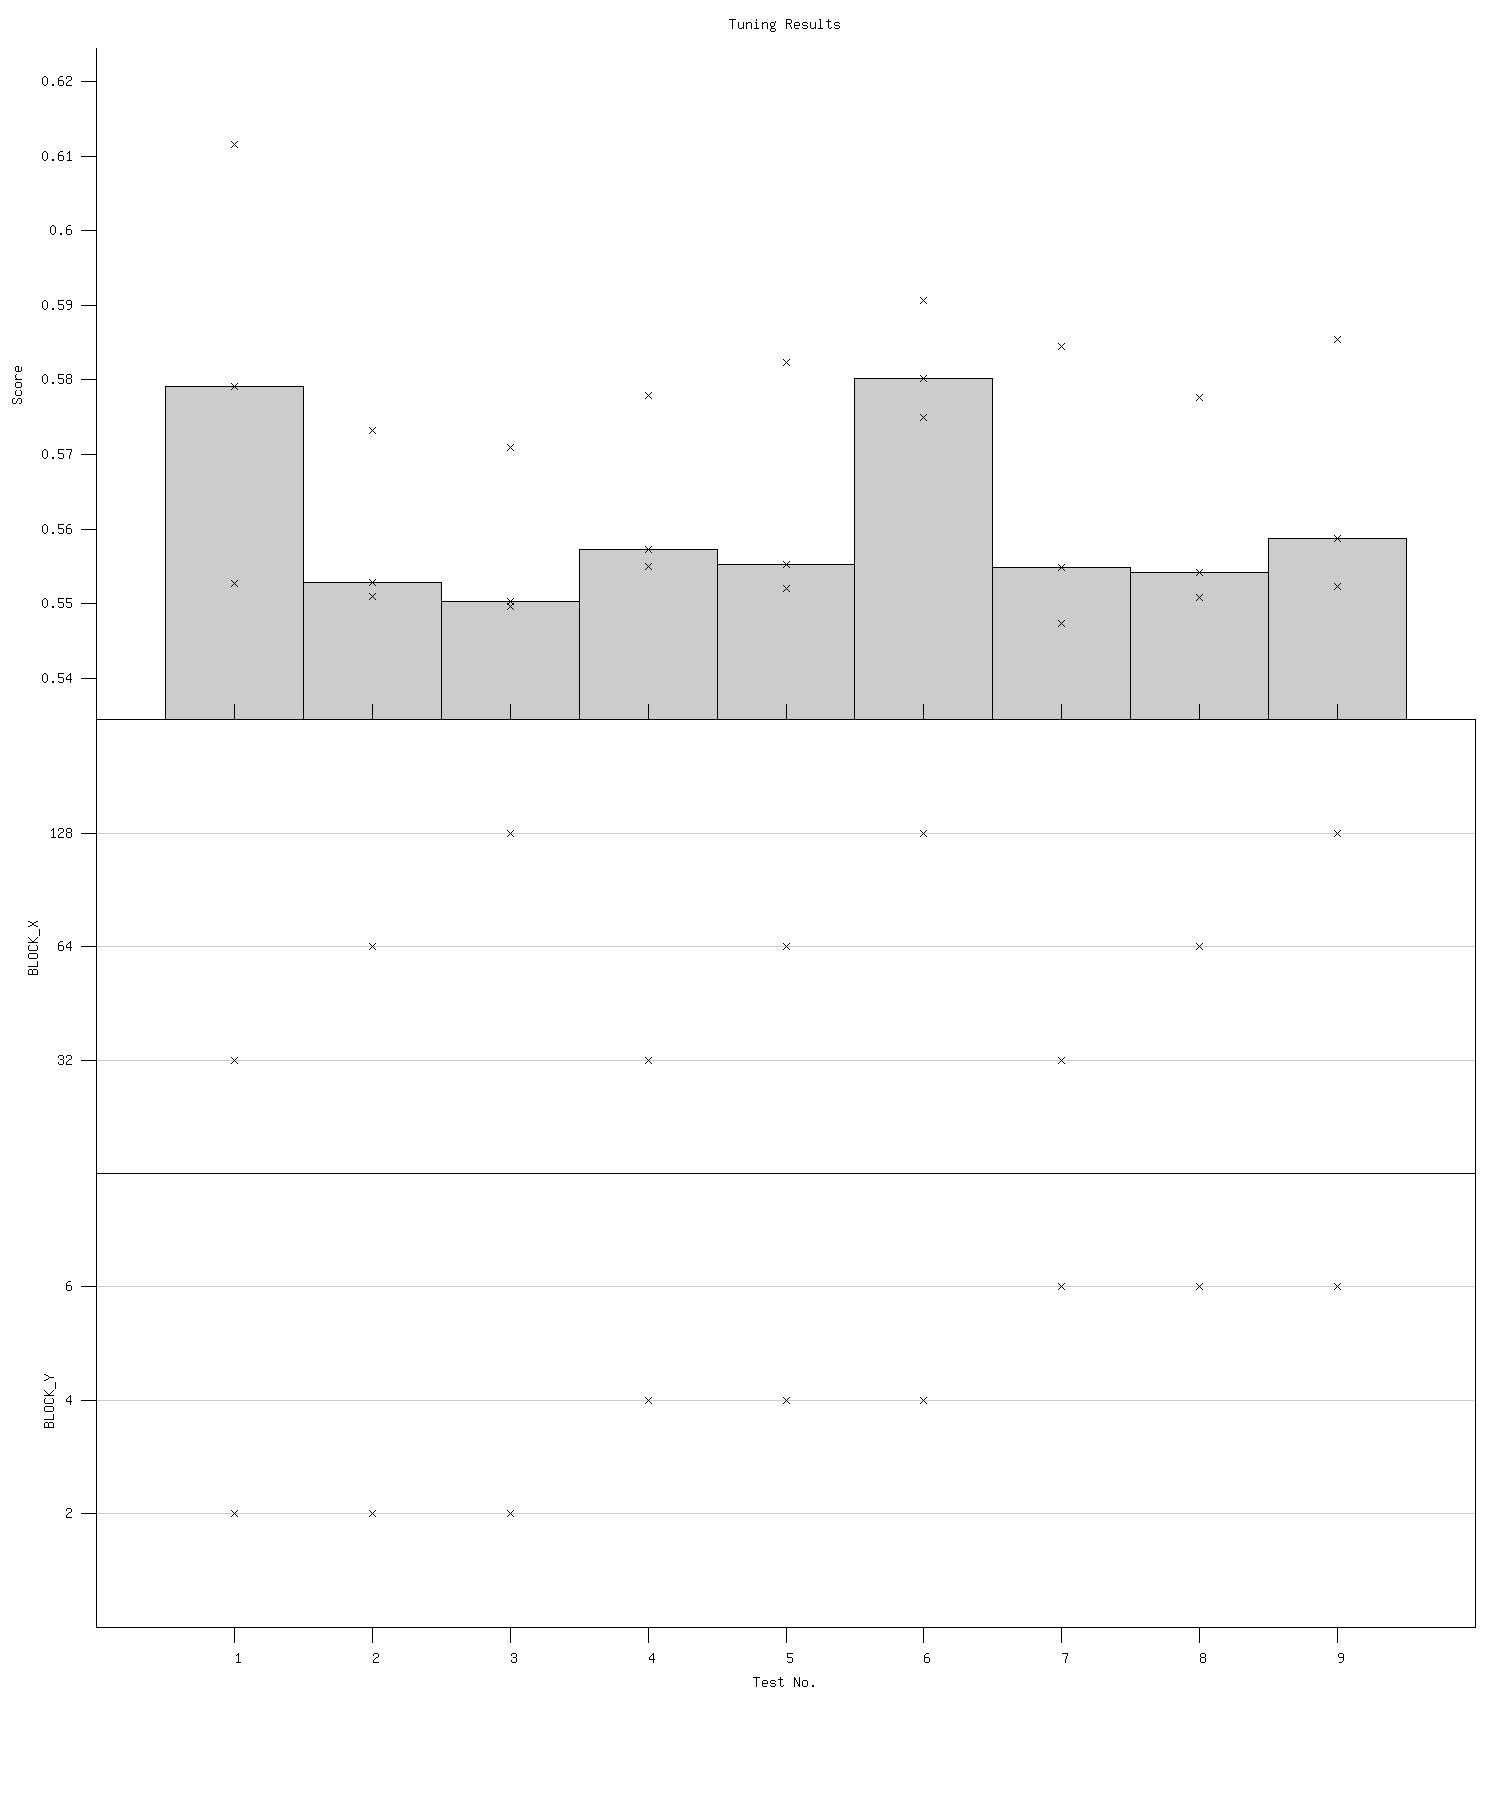

Recreate this plot in gnuplot.
# laplace3d.plt
# Automatically generated gnuplot file to display the results of testing.
# 
# For PNG output, use something like the following:
# $ gnuplot
# gnuplot> set terminal png large size 800, 1200
# gnuplot> set output 'laplace3d.png'
# gnuplot> load 'laplace3d.plt'
# gnuplot> exit
# 
# Alternatively, uncomment the two lines below and run:
# $ gnuplot laplace3d.plt
# 

reset

#set terminal png large size 800, 1200
#set output 'laplace3d.png'


set datafile separator ","
set datafile missing ""

unset xlabel
set ylabel "Score"
unset key
set title "Tuning Results"



set xrange [0:10]
set yrange [0.534478473663:0.624418449402]

set format x ""

set xtics 1, 1, 9




set xtics nomirror
set ytics nomirror
set ytics out
set xtics in

set border 3


set lmargin 12





# MULTIPLOT
# The main graph above, smaller graphs below showing how the variables change.


set size 1,1
set origin 0,0
set multiplot





# Main graph gets 40%, labels, tics etc at bottom get 10%
# Remaining 50% is divided evenly between the variables.


set size 1,0.4
set origin 0,0.6


set bmargin 0

set boxwidth 1
set style fill solid 0.2
set grid front
unset grid


plot "-" using 1:2 with boxes lc rgb "black", \
     "-" using 1:2 with points pt 2 lc rgb "black", \
     "-" using 1:2 with points pt 2 lc rgb "black", \
     "-" using 1:2 with points pt 2 lc rgb "black"
1, 0.579154968262
2, 0.552774906158
3, 0.55030798912
4, 0.557199954987
5, 0.555194139481
6, 0.58017706871
7, 0.554831027985
8, 0.554163217545
9, 0.558702945709
e
1, 0.552680015564
2, 0.550972938538
3, 0.549688100815
4, 0.554998874664
5, 0.552047967911
6, 0.57498383522
7, 0.547327041626
8, 0.550820112228
9, 0.552355051041
e
1, 0.579154968262
2, 0.552774906158
3, 0.55030798912
4, 0.557199954987
5, 0.555194139481
6, 0.58017706871
7, 0.554831027985
8, 0.554163217545
9, 0.558702945709
e
1, 0.611569881439
2, 0.573209047318
3, 0.570899009705
4, 0.57789516449
5, 0.582362174988
6, 0.590630054474
7, 0.584486961365
8, 0.57758808136
9, 0.585399866104
e





set border 27
set tmargin 0
unset xtics
unset title
set grid ytics lt 1 lc rgb "#cccccc"
set grid layerdefault
set grid noxtics



# Plot the graph for variable BLOCK_X
set size 1, 0.252
set origin 0,0.348

set ylabel "BLOCK_X"
set yrange [0:4]
set ytics ("32" 1, "64" 2, "128" 3)



plot "-" using 1:2 with points pt 2 lc rgb "black"
1, 1
2, 2
3, 3
4, 1
5, 2
6, 3
7, 1
8, 2
9, 3
e




# Plot the graph for variable BLOCK_Y
set size 1, 0.252
set origin 0,0.096

set ylabel "BLOCK_Y"
set yrange [0:4]
set ytics ("2" 1, "4" 2, "6" 3)



set xlabel "Test No."
set xtics out
set xtics nomirror
set format x


set xtics 1, 1, 9


#set bmargin



plot "-" using 1:2 with points pt 2 lc rgb "black"
1, 1
2, 1
3, 1
4, 2
5, 2
6, 2
7, 3
8, 3
9, 3
e






unset multiplot
reset

